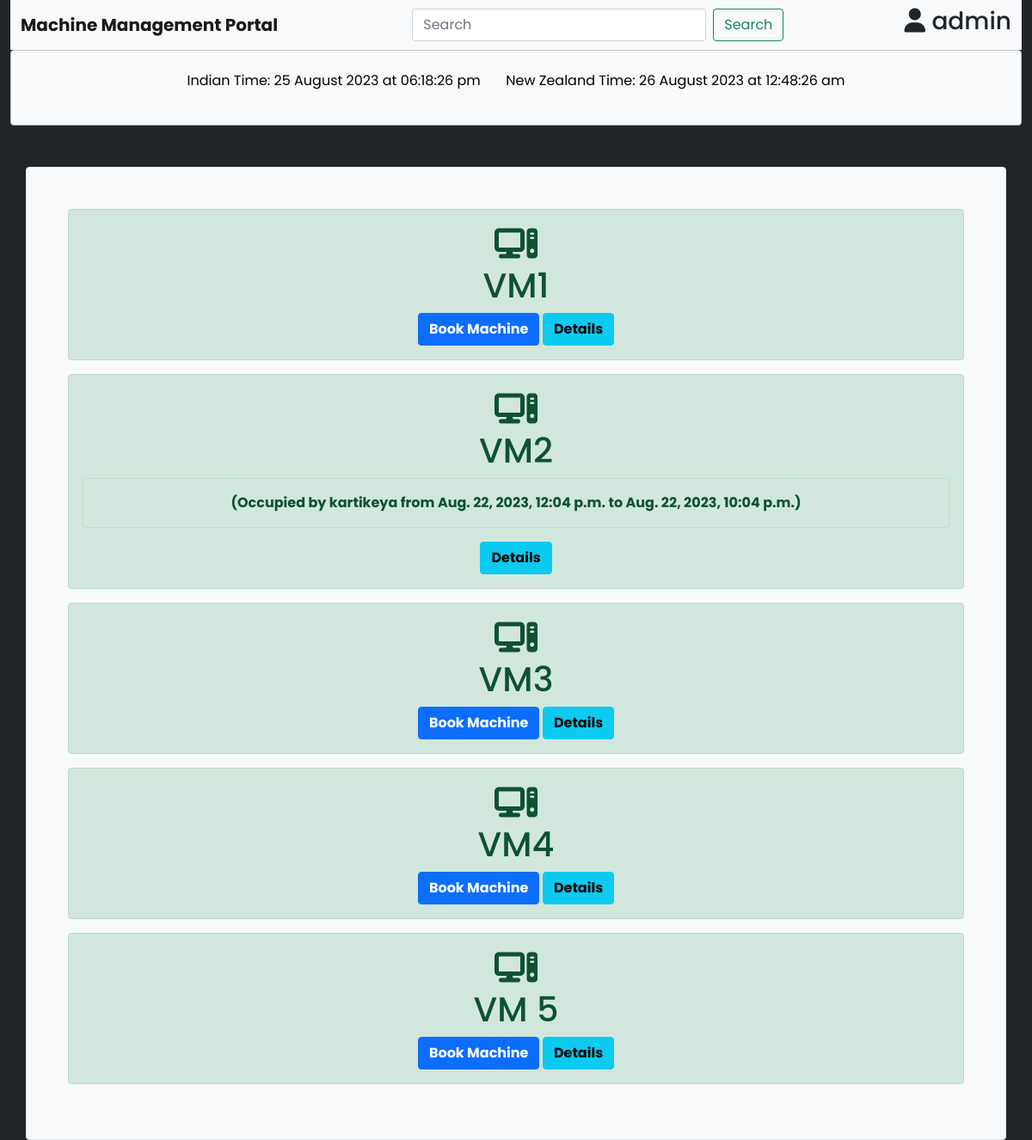
The app's page / (signed in) with its own data.
### machines/models.py (models this page shows, shortened)
class Machine(models.Model):
    name = models.CharField(max_length=100)
    discription = models.TextField(null=True, max_length=500)
    user = models.ForeignKey(User, on_delete=models.SET_NULL, null=True, blank=True)
    start_time = models.DateTimeField(null=True, blank=True)
    end_time = models.DateTimeField(null=True, blank=True)
    timestamp = models.DateTimeField(auto_now=True)
    status = models.BooleanField(default=True)  # True for free, False for occupied
    purpose = models.TextField(blank=True)

### machines/views.py (the view)
# urls.py: path('', views.machine_list, name='machine_list'),
@login_required
def machine_list(request):
    search_query = request.GET.get('search')
    machines = Machine.objects.filter(name__icontains=search_query) if search_query else Machine.objects.all()
    context = {
        'machines': machines,
    }
    return render(request, 'machines/machine_list.html', context)

### machines/templates/machines/machine_list.html (shortened to what this page needs)
{% load static %}
<!DOCTYPE html>
<html lang="en">
<head>
    <link href="https://cdn.jsdelivr.net/npm/bootstrap@5.0.2/dist/css/bootstrap.min.css" rel="stylesheet"
>
    <link rel="stylesheet" href="https://cdnjs.cloudflare.com/ajax/libs/font-awesome/6.4.2/css/all.min.css" />
</head>
<body class="bg-body-tertiary bg-dark">
    {% block content %}
    <div class = "container-fluid">
        <nav class="navbar navbar-expand-lg navbar-light bg-light">
            <div class="container-fluid">
              <div class = "navbar-float-left"><a class="navbar-brand" href="#"><b>Machine Management Portal</b></a></div>
              <div class="navbar-float-right" id="navbarSupportedContent">
                <form class="d-flex" method="get" action="{% url 'machine_list' %}">
                  <input class="form-control me-2" type="search" name = "search" placeholder="Search" aria-label="Search">
                  <button class="btn btn-outline-success" type="submit">Search</button>
                </form>
              </div>
                <div class="dropdown">
                    <div class="" data-bs-toggle="dropdown">
                        <h3>
                        <i class="fa-solid fa-user"> </i> {{ request.user }}
                        </h3>
                    </div >
                </div>
        </nav>
        <main >
                 <div class="alert alert-dark text-center mb-3  bg-light ">
                     <b>
            <button type="button" class="btn btn-light  "><p>Indian Time: <span id="indianTimeAndDate"></span></p>
                 </button>
        <button type="button" class="btn btn-light  ">
                <p>New Zealand Time: <span id="newZealandTime"></span></p>
                 </p></button>
                     </b>
                 </div>
            <b>
             <div class="container mt-5 p-5 border rounded bg-light ">
                {% for machine in machines %}
                    <div class = "machines_list">
                         <div class="alert alert-success text-center mb-3 ">
                            <h1><i class="fa-solid fa-computer"></i>  <br>  {{ machine.name }}</h1>
                        {% if machine.status %}
                                <a href="{% url 'book_machine' machine.id %}" class="btn btn-primary" name="Active"><b>Book Machine</b></a>
                                <a href="{% url 'machine_detail' machine.id %}" class="btn btn-info" name="Inactive"><b>Details</b></a>
                        {% else %}
                             <div class="alert alert-success">
                            (Occupied by {{ machine.user }} from {{ machine.start_time|date:"DATETIME_FORMAT" }} to {{ machine.end_time|date:"DATETIME_FORMAT" }})
                                 </div>
                             <a href="{% url 'machine_detail' machine.id %}" class="btn btn-info" name="Inactive"><b>Details</b></a>
                        {% endif %}
                              </div>
                    </div>
                {% empty %}
                <h2><center>No Results Found</center></h2>
                {% endfor %}
            </div>
            </b>
        </main>
</div>
    {% endblock %}
</body>
</html>

### machines/templates/machines/machine_list.html (style rules this page uses)
* { font-family: 'Poppins', sans-serif; }

### records on screen
Machine: name "VM1", status "Book Machine"
Machine: name "VM2", user "kartikeya", start_time "Aug. 22, 2023, 12:04 p.m.", end_time "Aug. 22, 2023, 10:04 p.m."
Machine: name "VM3", status "Book Machine"
Machine: name "VM4", status "Book Machine"
Machine: name "VM 5", status "Book Machine"

### other values on screen
{{ request.user }} "admin"
